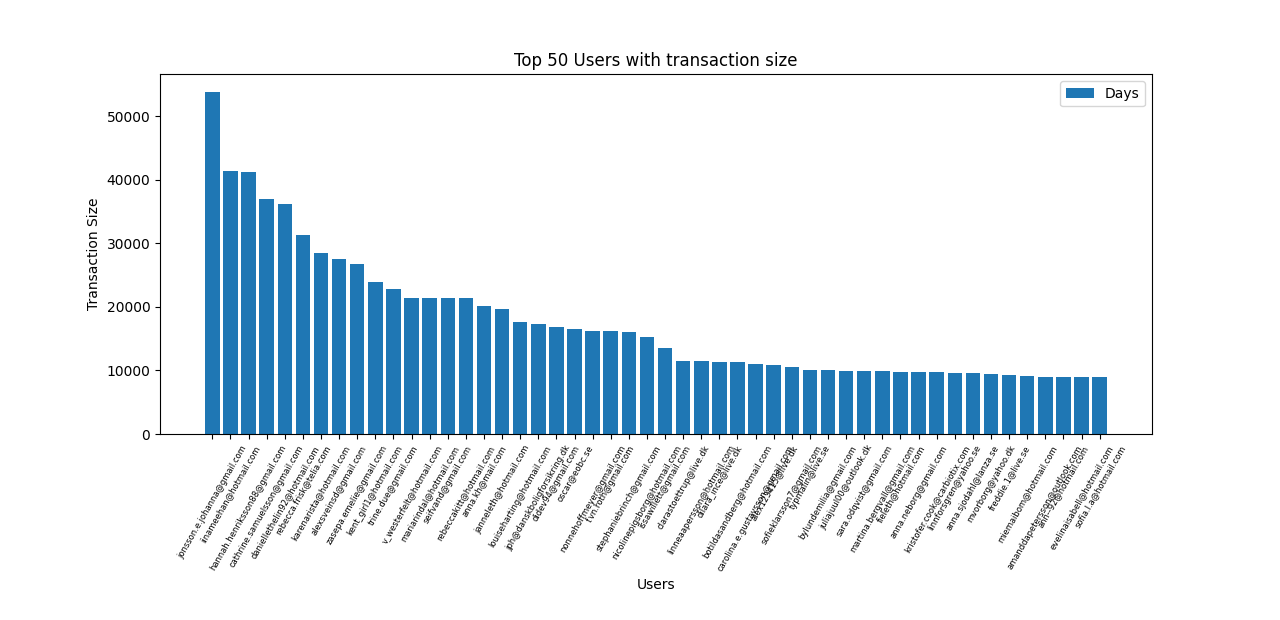

The script that drew this image:
import psycopg2
import matplotlib.pyplot as plt
import pandas as pd

try:
    con = psycopg2.connect(
        host = 'thevintagebar.cfq6jedl25zx.us-east-2.rds.amazonaws.com',
        database = 'postgres',
        user = 'postgres',
        password = 'TvB2018!'
    )

    cur = con.cursor()
    sql = '''with
    first_transaction as (
        select  u.email, DATE_PART('day', current_date::timestamp - min(oc.received_at)::timestamp) as first
          from  web_store_backend_prod.order_completed oc
     left join  web_store_backend_prod.users u
            on  oc.user_id = u.id
         where  oc.received_at > (current_date - interval '6 month')
      group by  1
    ),
    frequency as (
        select  u.email,
                count(distinct oc.order_id) as frequency
          from  web_store_backend_prod.order_completed oc
     left join  web_store_backend_prod.users u
            on  oc.user_id = u.id
         where  oc.received_at > (current_date - interval '6 month')
      group by  1
    ),
    last_transaction as (
        select  u.email,
                DATE_PART('day', current_date::timestamp - max(oc.received_at)::timestamp) as last
          from  web_store_backend_prod.order_completed oc
     left join  web_store_backend_prod.users u
            on  oc.user_id = u.id
         where  oc.received_at > (current_date - interval '6 month')
      group by  1
    ), 
    average_transaction_size as (
        select  u.email,
                avg(oc.total) as avg
          from  web_store_backend_prod.order_completed oc
     left join  web_store_backend_prod.users u
            on  oc.user_id = u.id
         where  oc.received_at > (current_date - interval '6 month')
      group by  1
      order by  2 desc
    )
        select  distinct 
                u.email,
                COALESCE(f.frequency, 0) as frequency,
                COALESCE(z.last, 0) as days_since_last_transaction,
                COALESCE(a.first, 0) as days_since_first_transaction,
                round(t.avg, 2) as average_transaction_size
          from  web_store_backend_prod.users u
     left join  first_transaction a
            on  u.email = a.email
     left join  frequency f
            on  u.email = f.email
     left join  last_transaction z
            on  u.email = z.email
     left join  average_transaction_size t
            on  u.email = t.email
     where z.last > 0
      order by 5 desc limit 100'''

    cur.execute(sql)
    rs = cur.fetchmany(50)
    cur.close()
    
    df = pd.DataFrame(rs, columns=['email', 'frequency', 'days_since_last_transaction', 'days_since_first_transaction', 'average_transaction_size'])
    df.head()
    #df.sort_values(by='days_since_last_transaction', ascending=True)
    emails = df['email']
    last_transactions = df['average_transaction_size']
    plt.subplots_adjust(bottom=0.30)
    plt.xticks(rotation=60, fontsize=6)
    plt.bar(emails, last_transactions, label = 'Days')
    plt.xlabel("Users")
    plt.ylabel("Transaction Size")
    plt.title("Top 50 Users with transaction size")
    plt.legend()
    plt.show()

except (Exception, psycopg2.DatabaseError) as error:
    print(error)

finally:
    if con is not None:
        con.close()
        print("Database connection closed!")
